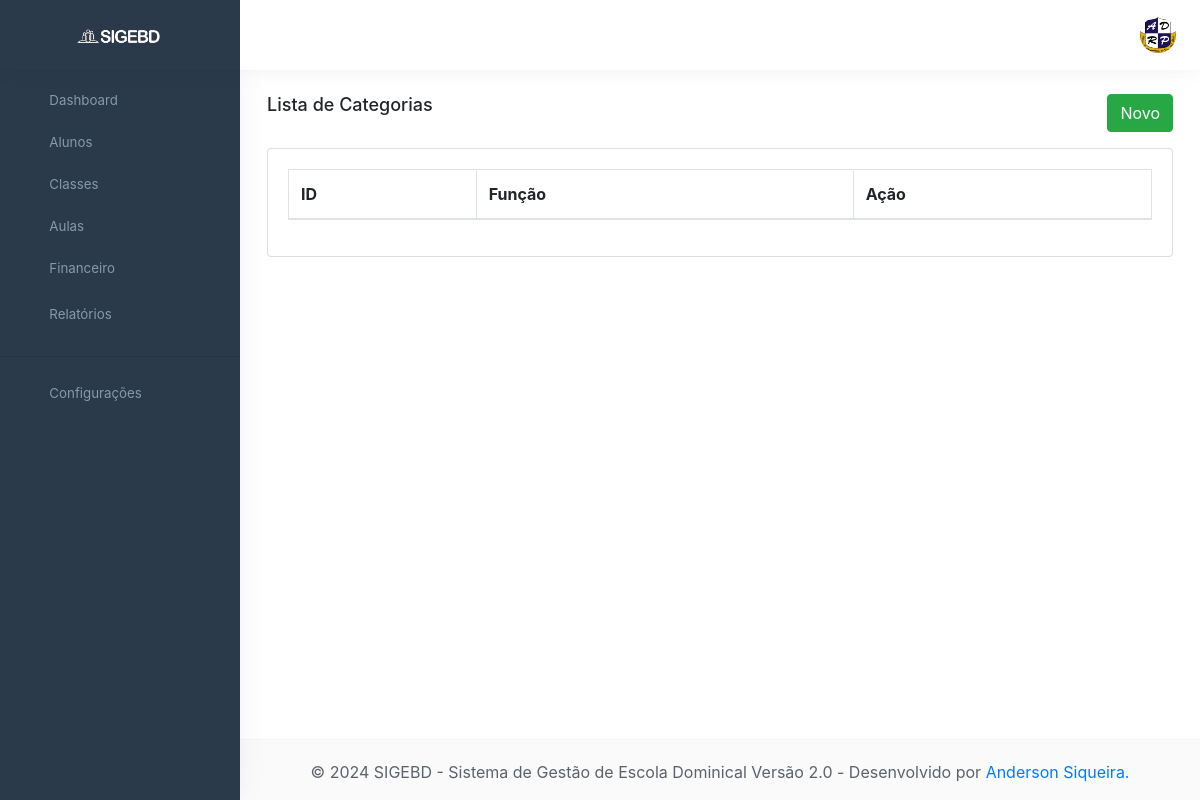
/Categoria, run on an earlier commit of the app's database.
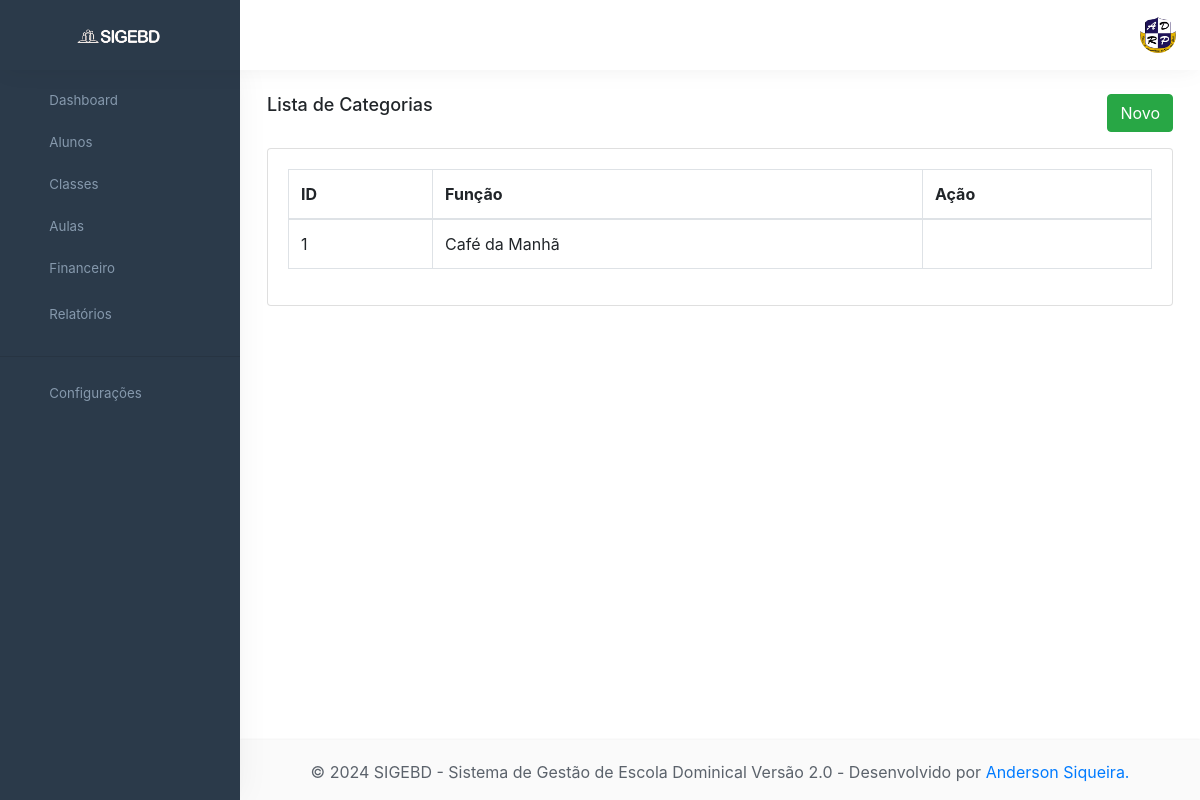
And on a later commit of the database.
### tables this page shows
CREATE TABLE `categoria` (
  `id_categoria` int(11) NOT NULL,
  `categoria` varchar(100) NOT NULL,
  `data_cad` date DEFAULT NULL COMMENT 'Data do cadastro',
  `dtahralteracao` datetime DEFAULT NULL COMMENT 'Data da ultima alteração',
  `usualteracao` int(11) DEFAULT NULL
);

### app/core/Controller.php (called while the page is built, shortened)
<?php
class Controller{
     public function load($viewName, $viewData=array()){
       extract($viewData);
       include "app/views/" . $viewName .".php";
   }
}

### app/controllers/CategoriaController.php (called while the page is built, shortened)
<?php
class CategoriaController extends Controller{
    public function index(){
        $dados["lista"] = Service::lista("categoria");
        $dados["view"]  = "Categoria/Index";
        $this->load("template", $dados);
    }
 }
?>

### app/core/Core.php (called while the page is built, shortened)
<?php
class Core{
    private $controller;
    private $metodo;
    private $parametros = array();
    public function run(){
       try {
           $c = new $controllerCorrente;
           call_user_func_array(array($c, $this->getMetodo()), $this->getParametros());
       } catch (ArgumentCountError $e) {
           throw new Exception("Erro na linha: " . $e->getLine() ." do arquivo " . $e->getFile() ." <br> O número de argumentos passados não corresponde ao esperado <br><br>" );
       }
    }
    public function verificaUri(){
        $url = filter_input(INPUT_GET, 'request');
        if($url!=""){
            $url = explode('/', $url);
            $this->controller = ucfirst($url[0]) ."Controller";
            array_shift($url);
            if(isset($url[0])){
                $this->metodo = $url[0];
                array_shift($url);
            }else{
                $this->metodo = METODO_PADRAO;
            }
        }else{
            $this->controller = ucfirst(CONTROLLER_PADRAO) ."Controller";
            $this->metodo = METODO_PADRAO;
        }
    }
    public function getMetodo() {
        if(method_exists(NAMESPACE_CONTROLLER .$this->controller, $this->metodo)){
            return $this->metodo;
        }else{
            throw new Exception("Método não encontrado",500);
        }
    }
    public function getParametros() {
        return $this->parametros;
    }
}

### app/core/Model.php (called while the page is built, shortened)
<?php
abstract class Model{
    protected $tabela;
    public function __construct() {
        $this->db = Conexao::getConexao();
    }
    function all($conn, $tabela =null){
        $tabela = ($tabela) ? $tabela: $this->tabela;
        try {
            $sql = "SELECT * FROM ". $tabela;
            $stmt = $conn->query($sql);
            return $stmt->fetchAll(\PDO::FETCH_OBJ);
        }catch (\PDOException $e){
            throw new \Exception($e->getMessage());
        }
    }
}

### app/models/dao/Dao.php (called while the page is built, shortened)
<?php
class Dao extends Model{
    public function lista($tabela){
        return  $this->all($this->db, $tabela);
    }
}

### app/models/service/Service.php (called while the page is built, shortened)
<?php
class Service{
    public static function lista($tabela){
        $dao = new Dao();
        return $dao->lista($tabela);
    }
}

### app/core/Conexao.php (called while the page is built, shortened)
<?php
class Conexao{
    private static $conexao = null;
    public static function getConexao(){
        try{
            if(!self::$conexao){
                self::$conexao = new \PDO("mysql:dbname=".BANCO.";host=".SERVIDOR,USUARIO,SENHA);
                self::$conexao->setAttribute(\PDO::ATTR_ERRMODE, \PDO::ERRMODE_EXCEPTION);
                self::$conexao->exec("SET NAMES " . CHARSET);
            }
            return self::$conexao;
        }catch (PDOException $e){
            throw new Exception("Erro ao tentar conectar com o banco");
        }
    }
}

### app/views/Categoria/Index.php (the view, shortened to what this page needs)
<div class="row">
    <div class="col-sm-6">
        <div class="page-title-box">
            <h4>Lista de Categorias</h4>
        </div>
    </div>
    <div class="col-sm-6">
        <div class="state-information d-none d-sm-block">
            <div class="state-graph">
                <a href="<?php echo URL_BASE . "categoria/Create" ?>" class="btn btn-success" role="button"
                    aria-pressed="true">
                    Novo</a>
            </div>
        </div>
    </div>
</div>
<div class="row">
    <div class="col-12">
        <div class="card">
            <div class="card-body">
                <table id="datatable" class="table table-bordered dt-responsive nowrap"
                    style="border-collapse: collapse; border-spacing: 0; width: 100%;">
                    <thead>
                        <tr>
                            <th>ID</th>
                            <th>Função</th>
                            <th>Ação</th>
                        </tr>
                    </thead>
                    <tbody>
                        <?php foreach ($lista as $c) { ?>
                        <tr>
                            <td><?php echo $c->id_categoria ?></td>
                            <td><?php echo $c->categoria ?></td>
                            <td>
                            </td>
                        </tr>
                        <?php } ?>
                    </tbody>
                </table>
            </div>
        </div>
    </div>
</div>

What changed in the data, as far as the page shows it:
added categoria: id_categoria "1", categoria "Café da Manhã"
